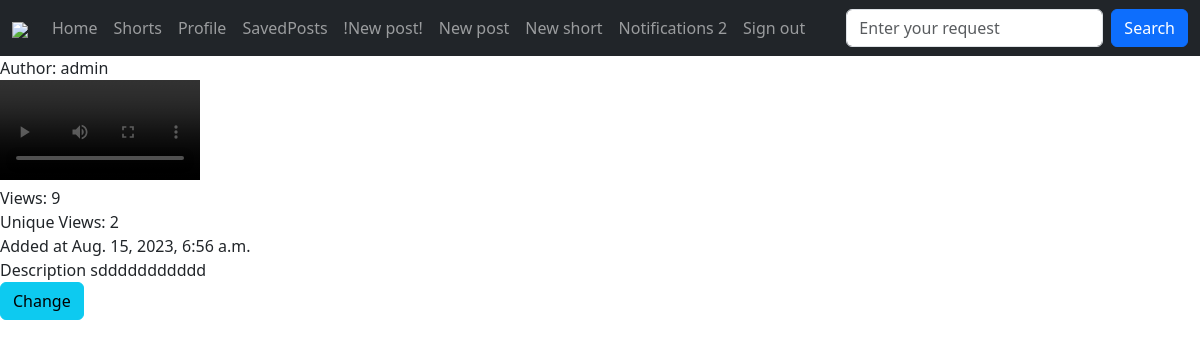
The page /posts/short/1/ (signed in) on the database its author committed.
### core/models.py (models this page shows, shortened)
class Short(models.Model):
    user = models.ForeignKey(to=User, on_delete=models.SET_NULL, null=True, blank=False,
                             verbose_name='Author', related_name='short')
    video = models.FileField('Video', upload_to='video_post/')
    created_at = models.DateTimeField(auto_now_add=True)
    views_qty = models.PositiveIntegerField('Views', default=0)
    viewed_users = models.ManyToManyField(to=User, blank=True, related_name='viewed_shorts')
    description = models.CharField(max_length=255, null=True, blank=True)
    class Meta:
        verbose_name = 'Short'
        verbose_name_plural = 'Shorts'

### core/views.py (the view)
# urls.py: path('short/<int:id>/', views.short_info, name='shorts-info'),
def short_info(request, id):
    short = Short.objects.get(id=id)
    short.views_qty += 1
    short.viewed_users.add(request.user)
    short.save()
    context = {"short": short}
    return render(request, "shorts_info.html", context)

### core/templates/shorts_info.html
{% extends 'base.html' %}
{% block content %}
<div>
    Author: {{ short.user.username }}
</div>
<div>
    <video width="200" controls src="{{ short.video.url }}">
    </video>
</div>
<div>
    Views: {{ short.views_qty }}
</div>
<div>
    Unique Views: {{ short.viewed_users.count }}
</div>
<div>
    Added at {{ short.created_at }}
</div>
    <div>
        Description {{ short.description }}
    </div>
    <a href="{% url 'update-short' short.id %}" class="btn btn-info">
        Change
    </a>
{% endblock %}

### core/templates/base.html (shortened to what this page needs)
<!doctype html>
{% load static %}
{% load django_bootstrap5 %}
<html lang="en">
<head>
    {% bootstrap_css %}
    <link rel="stylesheet" href="{% static 'main.css' %}">
</head>
<body>
        <nav class="navbar navbar-expand-sm navbar-dark bg-dark">
              <div class="container-fluid">
                <a class="navbar-brand" href="/"><img src="{% static 'logo.png' %}" height="40px"></a>
                <div class="collapse navbar-collapse" id="mynavbar">
                  <ul class="navbar-nav me-auto">
                    <li class="nav-item">
                      <a class="nav-link" href="/">Home</a>
                    </li>
                    <li class="nav-item">
                      <a class="nav-link" href="{% url 'shorts-list' %}">Shorts</a>
                    </li>
                    {% if request.user.is_authenticated %}
                        {% if request.user.profile %}
                            <li class="nav-item">
                                <a class="nav-link" href="{% url 'profile' request.user.profile.id %}">Profile</a>
                            </li>
                        {% else %}
                            <li class="nav-item">
                                <a class="nav-link" href="{% url 'add-profile' %}">Add profile</a>
                            </li>
                        {% endif %}
                        <li class="nav-item">
                            <a class="nav-link" href="{% url 'saved-posts' %}">SavedPosts</a>
                        </li>
                        <li class="nav=item">
                            <a class="nav-link" href="{% url 'add-post-form' %}">!New post!</a>
                        </li>
                        <li class="nav=item">
                            <a class="nav-link" href="{% url 'add-post' %}">New post</a>
                        </li>
                        <li class="nav=item">
                            <a class="nav-link" href="{% url 'add-short' %}">New short</a>
                        </li>
                        <li class="nav=item">
                            <a class="nav-link" href="{% url 'notifications' %}">Notifications {{ request.user.notification_set.count }}</a>
                        </li>
                        <li class="nav=item">
                            <a class="nav-link" href="{% url 'sign-out' %}">Sign out</a>
                        </li>
                    {% endif %}
                  </ul>
                  <form class="d-flex" action="/posts/search-result" method="GET">
                    <input class="form-control me-2" type="text" placeholder="Enter your request" name="key_word">
                      <a>
                    <button class="btn btn-primary" type="button">Search</button>
                      </a>
                  </form>
                </div>
              </div>
        </nav>
                {% block content %}
                {% endblock %}
</body>
</html>

### rows shown on the page
Short: user.username "admin", views_qty "9", viewed_users.count "2", created_at "Aug. 15, 2023, 6:56 a.m.", description "sddddddddddd"

### other values the page prints
{{ request.user.notification_set.count }} "2"
